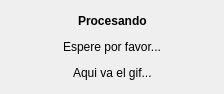
<?xml version="1.0" encoding="UTF-8"?>
<ui version="4.0">
 <class>Cargando</class>
 <widget class="QDialog" name="Cargando">
  <property name="geometry">
   <rect>
    <x>0</x>
    <y>0</y>
    <width>224</width>
    <height>91</height>
   </rect>
  </property>
  <property name="windowIcon">
   <iconset resource="recursos.qrc">
    <normaloff>:/ayuda/recursos/imagenes/ayuda_rcs/icon_doclux.png</normaloff>:/ayuda/recursos/imagenes/ayuda_rcs/icon_doclux.png</iconset>
  </property>
  <layout class="QGridLayout" name="gridLayout">
   <item row="0" column="0">
    <layout class="QHBoxLayout" name="horizontalLayout_3">
     <item>
      <spacer name="horizontalSpacer_5">
       <property name="orientation">
        <enum>Qt::Horizontal</enum>
       </property>
       <property name="sizeHint" stdset="0">
        <size>
         <width>40</width>
         <height>20</height>
        </size>
       </property>
      </spacer>
     </item>
     <item>
      <widget class="QLabel" name="label_2">
       <property name="font">
        <font>
         <weight>75</weight>
         <bold>true</bold>
        </font>
       </property>
       <property name="text">
        <string>Procesando</string>
       </property>
      </widget>
     </item>
     <item>
      <spacer name="horizontalSpacer_6">
       <property name="orientation">
        <enum>Qt::Horizontal</enum>
       </property>
       <property name="sizeHint" stdset="0">
        <size>
         <width>40</width>
         <height>20</height>
        </size>
       </property>
      </spacer>
     </item>
    </layout>
   </item>
   <item row="1" column="0">
    <layout class="QHBoxLayout" name="horizontalLayout_2">
     <item>
      <spacer name="horizontalSpacer_3">
       <property name="orientation">
        <enum>Qt::Horizontal</enum>
       </property>
       <property name="sizeHint" stdset="0">
        <size>
         <width>40</width>
         <height>20</height>
        </size>
       </property>
      </spacer>
     </item>
     <item>
      <widget class="QLabel" name="label">
       <property name="text">
        <string>Espere por favor...</string>
       </property>
      </widget>
     </item>
     <item>
      <spacer name="horizontalSpacer_4">
       <property name="orientation">
        <enum>Qt::Horizontal</enum>
       </property>
       <property name="sizeHint" stdset="0">
        <size>
         <width>40</width>
         <height>20</height>
        </size>
       </property>
      </spacer>
     </item>
    </layout>
   </item>
   <item row="2" column="0">
    <layout class="QHBoxLayout" name="horizontalLayout">
     <item>
      <spacer name="horizontalSpacer">
       <property name="orientation">
        <enum>Qt::Horizontal</enum>
       </property>
       <property name="sizeHint" stdset="0">
        <size>
         <width>40</width>
         <height>20</height>
        </size>
       </property>
      </spacer>
     </item>
     <item>
      <widget class="QLabel" name="lb_busy">
       <property name="styleSheet">
        <string notr="true">image: url(:/imgs/recursos/imagenes/cargando.gif);</string>
       </property>
       <property name="text">
        <string>Aqui va el gif...</string>
       </property>
      </widget>
     </item>
     <item>
      <spacer name="horizontalSpacer_2">
       <property name="orientation">
        <enum>Qt::Horizontal</enum>
       </property>
       <property name="sizeHint" stdset="0">
        <size>
         <width>40</width>
         <height>20</height>
        </size>
       </property>
      </spacer>
     </item>
    </layout>
   </item>
  </layout>
 </widget>
 <resources>
  <include location="recursos.qrc"/>
 </resources>
 <connections/>
</ui>
